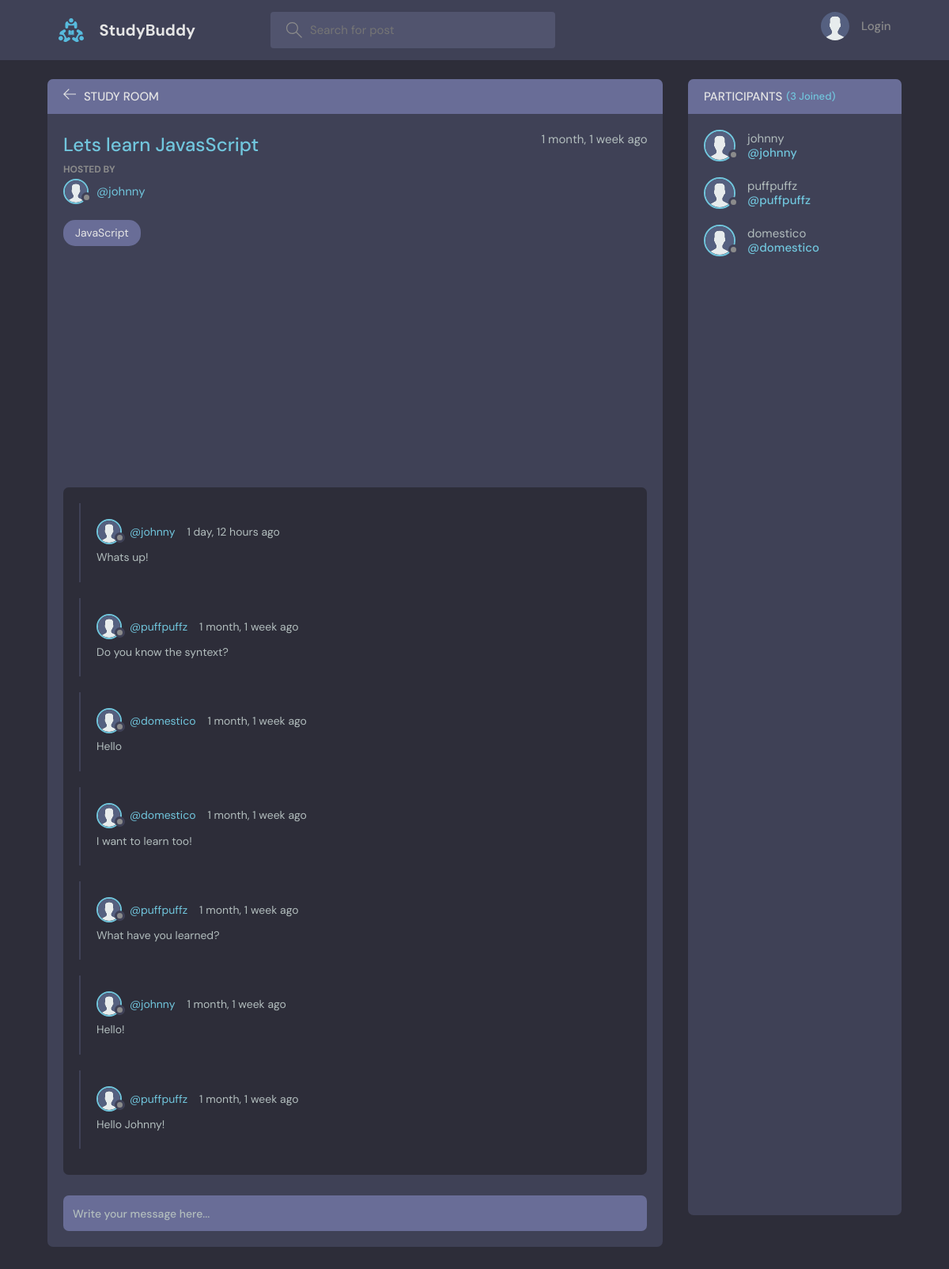
The page /room/1/ on the database its author committed.
### base/models.py (models this page shows, shortened)
class Room(models.Model):
    host = models.ForeignKey(User, on_delete=models.SET_NULL, null=True)
    topic = models.ForeignKey(Topic, on_delete=models.SET_NULL, null=True)
    name = models.CharField(max_length=200)
    description = models.TextField(null=True, blank=True)
    participants = models.ManyToManyField(User, related_name='participants', blank=True)
    updated = models.DateTimeField(auto_now=True)
    created = models.DateTimeField(auto_now_add=True)
    class Meta:
        ordering = ['-updated', '-created']

class Topic(models.Model):
    name = models.CharField(max_length=200)
    def __str__(self):
        return self.name

class Message(models.Model):
    user = models.ForeignKey(User, on_delete=models.CASCADE)
    room = models.ForeignKey(Room, on_delete=models.CASCADE)
    body = models.TextField()
    updated = models.DateTimeField(auto_now=True)
    created = models.DateTimeField(auto_now_add=True)
    class Meta:
        ordering = ['-updated', '-created']

### base/views.py (the view, shortened to what this page needs)
# urls.py: path('room/<str:pk>/', views.room, name='room'),
def room(request, pk):
    room = Room.objects.get(id=pk)
    room_messages = room.message_set.all().order_by('-created')
    participants = room.participants.all()
    context = {'room': room, 'room_messages': room_messages,
               'participants': participants}
    return render(request, 'base/room.html', context)

### base/templates/base/room.html (shortened to what this page needs)
{% extends 'main.html' %}
{% block content %}
{% load static %}
    <main class="profile-page layout layout--2">
      <div class="container">
        <div class="room">
          <div class="room__top">
            <div class="room__topLeft">
              <a href="{% url 'home' %}">
                <svg version="1.1" xmlns="http://www.w3.org/2000/svg" width="32" height="32" viewBox="0 0 32 32">
                  <title>arrow-left</title>
                  <path
                    d="M13.723 2.286l-13.723 13.714 13.719 13.714 1.616-1.611-10.96-10.96h27.625v-2.286h-27.625l10.965-10.965-1.616-1.607z"
                  ></path>
                </svg>
              </a>
              <h3>Study Room</h3>
            </div>
          </div>
          <div class="room__box scroll">
            <div class="room__header scroll">
              <div class="room__info">
                <h3>{{room.name}}</h3>
                <span>{{room.created|timesince}} ago</span>
              </div>
              <div class="room__hosted">
                <p>Hosted By</p>
                <a href="{% url 'user-profile' room.host.id %}" class="room__author">
                  <div class="avatar avatar--small">
                    <img src="{% static 'images/avatar.svg' %}" />
                  </div>
                  <span>@{{room.host.username}}</span>
                </a>
              </div>
              <span class="room__topics">{{room.topic}}</span>
            </div>
            <div class="room__conversation">
              <div class="threads scroll">
                {% for message in room_messages %}
                <div class="thread">
                  <div class="thread__top">
                    <div class="thread__author">
                      <a href="{% url 'user-profile' message.user.id %}" class="thread__authorInfo">
                        <div class="avatar avatar--small">
                          <img src="{% static 'images/avatar.svg' %}" />
                        </div>
                        <span>@{{message.user.username}}</span>
                      </a>
                      <span class="thread__date">{{message.created|timesince}} ago</span>
                    </div>
                  </div>
                  <div class="thread__details">
                    {{message.body}}
                  </div>
                </div>
                {% endfor %}
              </div>
            </div>
          </div>
          <div class="room__message">
            <form action="" method="POST">
              <input name="body" placeholder="Write your message here..." /></form>
          </div>
        </div>
        <div class="participants">
          <h3 class="participants__top">Participants <span>({{participants.count}} Joined)</span></h3>
          <div class="participants__list scroll">
            {% for user in participants %}
            <a href="{% url 'user-profile' user.id %}" class="participant">
              <div class="avatar avatar--medium">
                <img src="{% static 'images/avatar.svg' %}" />
              </div>
              <p>
                {{user.username}}
                <span>@{{user.username}}</span>
              </p>
            </a>
            {% endfor %}
          </div>
        </div>
      </div>
    </main>
    {% endblock %}

### rows shown on the page
Room: name "Lets learn JavasScript", created "1 month, 1 week", host.username "johnny", topic "JavaScript"
Message: user.username "johnny", created "1 day, 12 hours", body "Whats up!"
Message: user.username "puffpuffz", created "1 month, 1 week", body "Do you know the syntext?"
Message: user.username "domestico", created "1 month, 1 week", body "Hello"
Message: user.username "domestico", created "1 month, 1 week", body "I want to learn too!"
Message: user.username "puffpuffz", created "1 month, 1 week", body "What have you learned?"
Message: user.username "johnny", created "1 month, 1 week", body "Hello!"
Message: user.username "puffpuffz", created "1 month, 1 week", body "Hello Johnny!"

### other values the page prints
{{ participants.count }} "3"
{{ user.username }} "johnny"
{{ user.username }} "puffpuffz"
{{ user.username }} "domestico"
